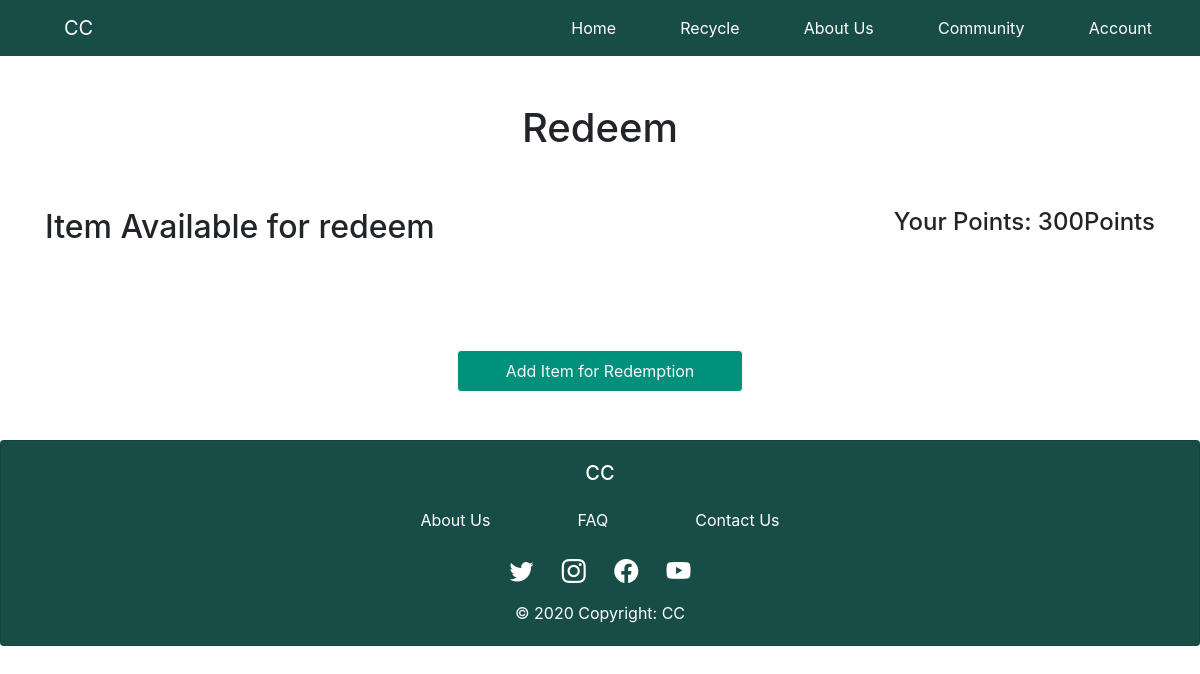
/Redeem, run on an earlier commit of the app's database.
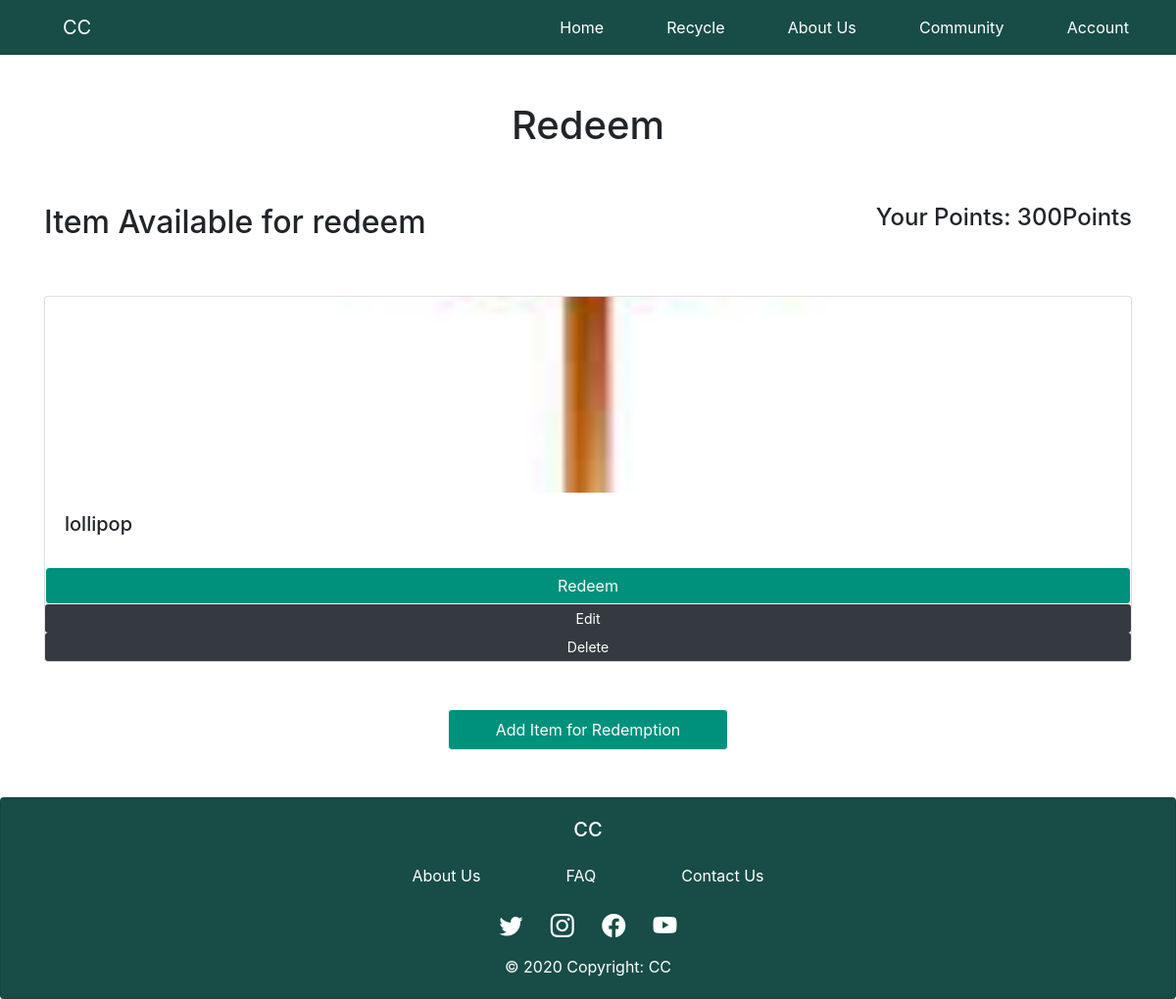
And on a later commit of the database.
### app.py (models this page shows, shortened)
class Redeem(db.Model):
    id = db.Column(db.Integer, primary_key = True)
    name = db.Column(db.String(200), nullable = False, unique = True)
    date_added = db.Column(db.DateTime, default=datetime.utcnow)
    point_required = db.Column(db.Integer)
    itemImage = db.Column(db.String(200), nullable = False, unique = True)
    quantity_available = db.Column(db.Integer)
    redeemItem = db.relationship('RedeemedItem', backref = 'redeem', lazy = True)

### app.py (the view)
@app.route('/Redeem', methods=['GET', 'POST'])
def redeem():
    our_items = Redeem.query.order_by(Redeem.date_added)
    return render_template("redeem.html", our_items= our_items)

### templates/redeem.html (shortened to what this page needs)
{% extends "base.html" %}
{% block head %}
    <link rel="stylesheet" href="{{ url_for('static', filename='CSS/redeem.css')}}">
{% endblock %}
{% block content %}
<div class="container">
    <h1 class="p-5 text-center">Redeem</h1>
    <div class="d-flex justify-content-between">
        <h2>Item Available for redeem</h2>
        <h4>Your Points: 300Points</h4>
    </div>
    <div class="card-deck py-5">
      {% for our_item in our_items %}
        <div class="card">
          <img class="img-fluid fit-image" src="{{url_for('static', filename='IMAGE/' + our_item.itemImage )}}" class="card-img-top" alt="...">
          <div class="card-body">
            <h5 class="card-title">{{our_item.name}}</h5>
          </div>
          <a href="{{ url_for('add_redeem_item', id=our_item.id)}}" class="text-center btn btn-primary btn-green btn-outline-light w-100">Redeem</a>
          <a href="{{ url_for('update_redeem_item', id=our_item.id)}}" class="text-center btn-sm btn-dark w-100">
            Edit
          </a>
          <a type="button" href="{{ url_for('delete_redeem', id=our_item.id)}}" class="text-center btn-sm btn-dark w-100">
            Delete
          </a>
        </div>
        {% endfor %}
    </div>
    <div class="d-flex justify-content-center pb-5">
      <a href="/createRedeemItem" class="btn btn-green btn-outline-light px-5 py-2">Add Item for Redemption</a>
    </div>
</div>
{% endblock %}

### templates/base.html (shortened to what this page needs)
<!DOCTYPE html>
<html lang="en">
<head>
    <link rel="stylesheet" href="https://cdn.jsdelivr.net/npm/bootstrap@4.6.2/dist/css/bootstrap.min.css">
    <link rel="stylesheet" href="https://cdn.jsdelivr.net/npm/bootstrap-icons@1.9.1/font/bootstrap-icons.css">
    <link rel="stylesheet" href="{{ url_for('static', filename='CSS/base.css')}}">
    {% block head %}
    {% endblock %}
</head>
<body>
    {% block navbar %}
        {% include 'includes/_navbar.html' %}
    {% endblock %}
    <div class="container-fluid">
        {% block content %}
        {% endblock %}
    </div>
    {% block footer %}
        {% include 'includes/_footer.html' %}
    {% endblock %}
</body>
</html>

### templates/includes/_navbar.html (shortened to what this page needs)
<nav class="navbar navbar-expand-sm">
<a class="navbar-brand mt-lg-0" href="/">CC</a>
<div class="collapse navbar-collapse" id="navbarSupportedContent">
    <ul class="navbar-nav">
        <li class="nav-item">
        <a class="nav-link" href="/">Home</a>
        </li>
        <li class="nav-item">
        <a class="nav-link" href="/process1">Recycle</a>
        </li>
        <li class="nav-item">
            <a class="nav-link" href="#">About Us</a>
        </li>
        <li class="nav-item">
        <a class="nav-link" href="#">Community</a>
        </li>
        <li class="nav-item">
            <a class="nav-link" href="#">Account</a>
        </li>
    </ul>
</div>
</nav>

### templates/includes/_footer.html
<div class="card text-center footer">
    <div class="card-body">
        <h5 class="card-title">CC</h5>
        <div class="footerlink-grid mx-auto">
            <a class="about" href="#">About Us</a>
            <a class="faq" href="#">FAQ</a>
            <a class="contact" href="#">Contact Us</a>
        </div>
        <div class="footersocials-grid mx-auto">
            <a class="twitter" href="https://twitter.com/i/flow/login"><i class="bi bi-twitter"></i></a>
            <a class="ig" href="https://www.instagram.com/accounts/login/"><i class="bi bi-instagram"></i></a>
            <a class="fb" href="https://www.facebook.com/"><i class="bi bi-facebook"></i></a>
            <a class="yt" href="https://www.youtube.com/"><i class="bi bi-youtube"></i></a>
        </div>
        <span>© 2020 Copyright: CC</span>
    </div>
</div>

### static/CSS/base.css (style rules this page uses)
nav, .footer { background-color: #184D47; color: #FFF; }
a, i { color: #FFF; }
.navbar-brand { margin-left: 3rem; }
nav div ul { margin-left: auto; justify-content: space-around; width: 60%; }
.about { grid-area: about; }
.faq { grid-area: faq; }
.contact { grid-area: contact; }
.twitter { grid-area: twitter; }
.ig { grid-area: instagram; }
.fb { grid-area: facebook; }
.yt { grid-area: youtube; }
.footerlink-grid { display: grid; grid-template-areas: 'about faq contact'; gap: 5px; padding: 11px; width: 40%; }
.footersocials-grid { display: grid; grid-template-areas: 'twitter instagram facebook youtube'; gap: 0px; padding: 11px; width: 20%; }
.bi { font-size: 1.5rem; }

### static/CSS/redeem.css (style rules this page uses)
.btn-green { background-color: #00917C; }
.fit-image { width:100%; height:200px; object-fit:cover; border-radius: 5px; }

What changed in the data, as far as the page shows it:
added Redeem: itemImage (picture), name "lollipop"
